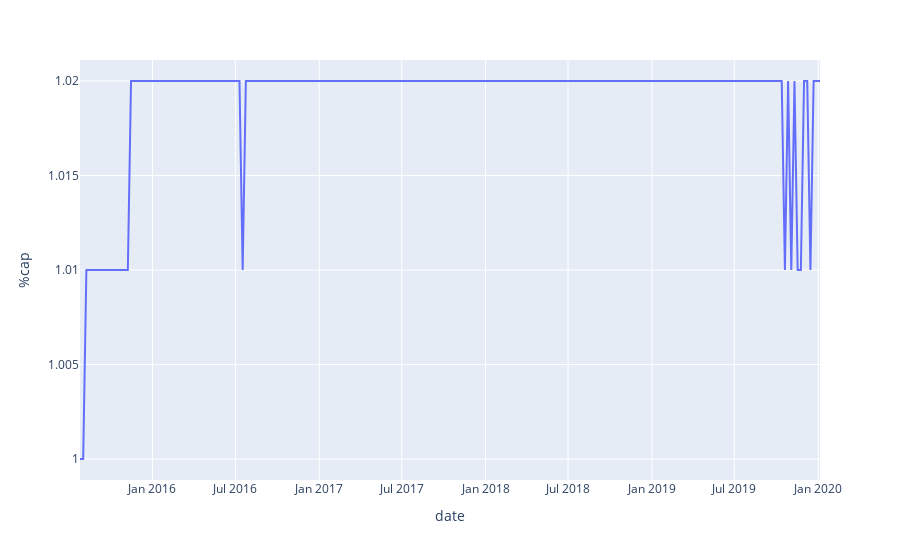

The cell this chart's notebook holds for it:
### Code cell
px.line(df_hamilton, x=df_hamilton.index, y='%cap')

### Figure 1 — Plotly figure (JSON) as saved in the notebook; plotly's stock layout.template omitted (floating-point values rounded to 4 significant figures; data arrays with more than 128 entries replaced by an {"elided": "..."} marker saying what was removed)
{"data": [{"hovertemplate": "date=%{x}<br>%cap=%{y}<extra></extra>", "legendgroup": "", "line": {"color": "#636efa", "dash": "solid"}, "mode": "lines", "name": "", "orientation": "v", "showlegend": false, "type": "scatter", "x": {"elided": "233 str values"}, "xaxis": "x", "y": {"elided": "233 float values"}, "yaxis": "y"}], "layout": {"legend": {"tracegroupgap": 0}, "margin": {"t": 60}, "xaxis": {"anchor": "y", "domain": [0, 1], "title": {"text": "date"}}, "yaxis": {"anchor": "x", "domain": [0, 1], "title": {"text": "%cap"}}}}
